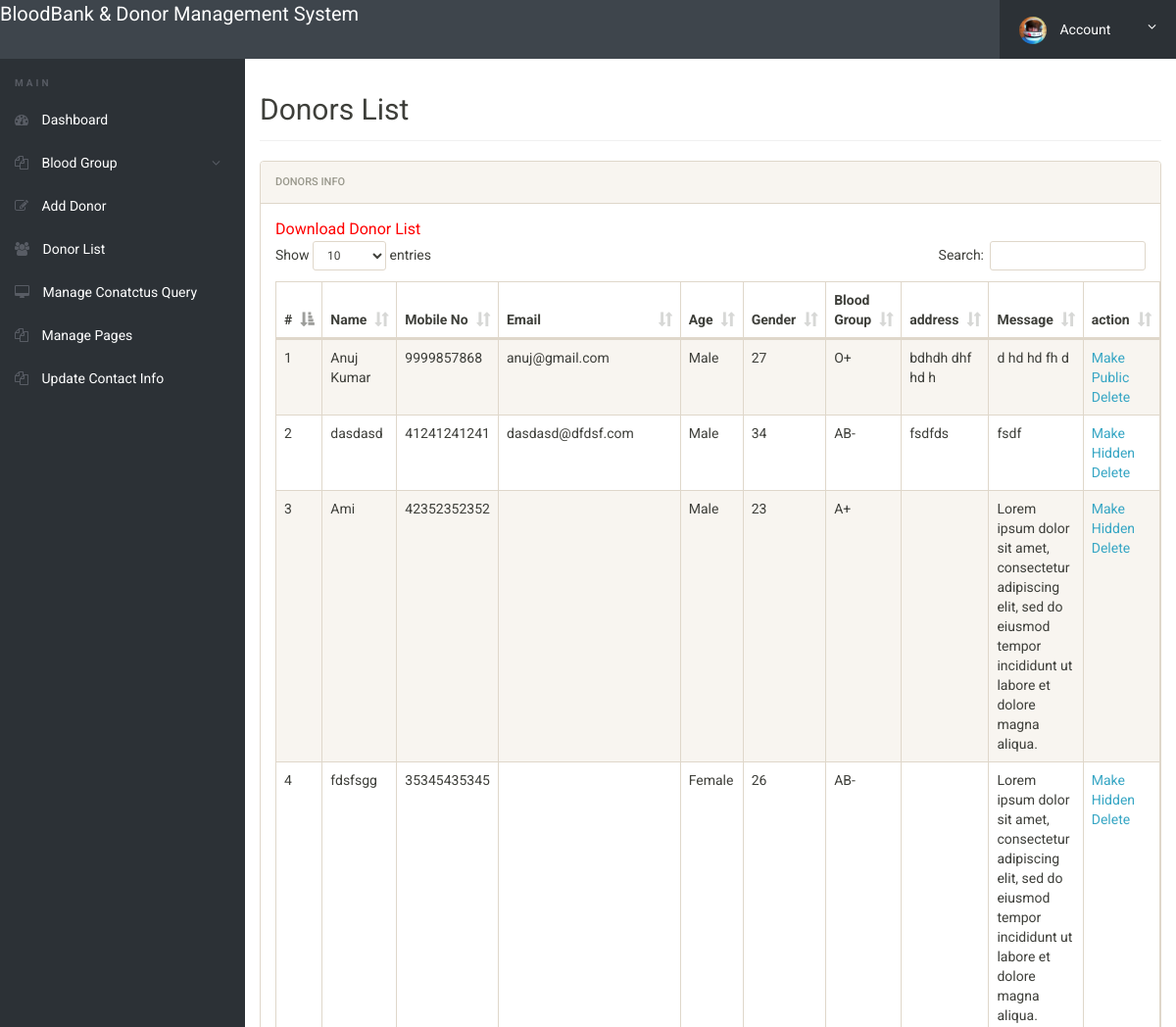
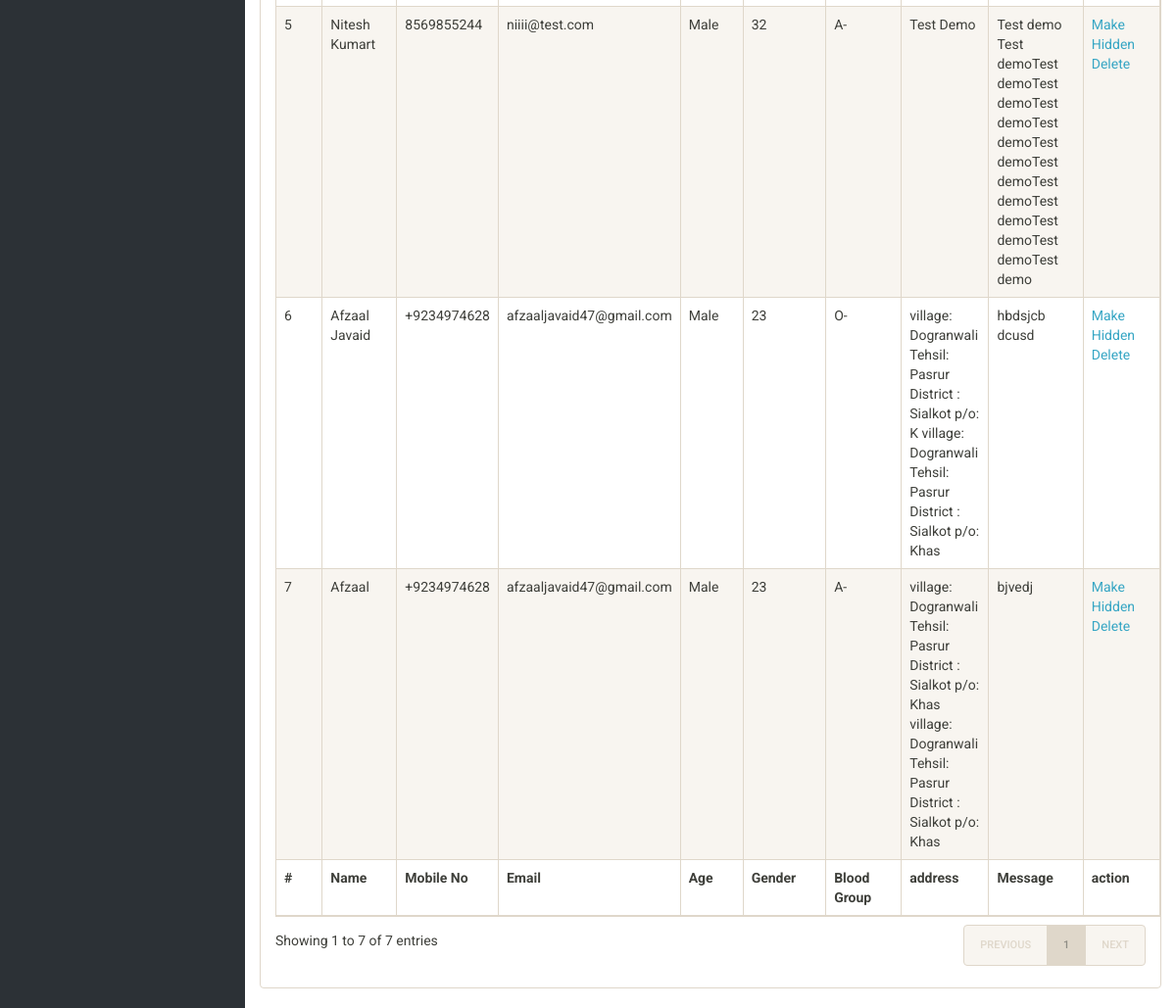
/admin/donor-list.php (signed in), run on the app's committed database (2 pictures, top to bottom).
### tables this page shows
CREATE TABLE `tblblooddonars` (
  `id` int(11) NOT NULL,
  `FullName` varchar(100) DEFAULT NULL,
  `MobileNumber` char(11) DEFAULT NULL,
  `EmailId` varchar(100) DEFAULT NULL,
  `Gender` varchar(20) DEFAULT NULL,
  `Age` int(11) DEFAULT NULL,
  `BloodGroup` varchar(20) DEFAULT NULL,
  `Address` varchar(255) DEFAULT NULL,
  `Message` mediumtext,
  `PostingDate` timestamp NOT NULL DEFAULT CURRENT_TIMESTAMP,
  `status` int(1) DEFAULT NULL
);

### admin/donor-list.php (the view, shortened to what this page needs)
<?php
include('includes/config.php');
if(strlen($_SESSION['alogin'])==0)
	{
header('location:index.php');
}
else{
 ?>
<!doctype html>
<html lang="en" class="no-js">
<head>
	<link rel="stylesheet" href="css/font-awesome.min.css">
	<link rel="stylesheet" href="css/bootstrap.min.css">
	<link rel="stylesheet" href="css/dataTables.bootstrap.min.css">
	<link rel="stylesheet" href="css/bootstrap-social.css">
	<link rel="stylesheet" href="css/bootstrap-select.css">
	<link rel="stylesheet" href="css/fileinput.min.css">
	<link rel="stylesheet" href="css/awesome-bootstrap-checkbox.css">
	<link rel="stylesheet" href="css/style.css">
</head>
<body>
	<?php include('includes/header.php');?>
	<div class="ts-main-content">
		<?php include('includes/leftbar.php');?>
		<div class="content-wrapper">
			<div class="container-fluid">
				<div class="row">
					<div class="col-md-12">
						<h2 class="page-title">Donors List</h2>
						<div class="panel panel-default">
							<div class="panel-heading">Donors Info</div>
							<div class="panel-body">
				<a href="download-records.php" style="color:red; font-size:16px;">Download Donor List</a>
								<table id="zctb" class="display table table-striped table-bordered table-hover" cellspacing="0" width="100%">
									<thead>
										<tr>
										<th>#</th>
											<th>Name</th>
											<th>Mobile No</th>
											<th>Email</th>
											<th>Age</th>
											<th>Gender</th>
											<th>Blood Group</th>
											<th>address</th>
											<th>Message </th>
											<th>action </th>
										</tr>
									</thead>
									<tfoot>
										<tr>
										<th>#</th>
										<th>Name</th>
											<th>Mobile No</th>
											<th>Email</th>
											<th>Age</th>
											<th>Gender</th>
											<th>Blood Group</th>
											<th>address</th>
											<th>Message </th>
											<th>action </th>
										</tr>
									</tfoot>
									<tbody>
<?php $sql = "SELECT * from  tblblooddonars ";
$query = $dbh -> prepare($sql);
$query->execute();
$results=$query->fetchAll(PDO::FETCH_OBJ);
$cnt=1;
if($query->rowCount() > 0)
{
foreach($results as $result)
{				?>
										<tr>
											<td><?php echo htmlentities($cnt);?></td>
											<td><?php echo htmlentities($result->FullName);?></td>
											<td><?php echo htmlentities($result->MobileNumber);?></td>
											<td><?php echo htmlentities($result->EmailId);?></td>
											<td><?php echo htmlentities($result->Gender);?></td>
											<td><?php echo htmlentities($result->Age);?></td>
											<td><?php echo htmlentities($result->BloodGroup);?></td>
											<td><?php echo htmlentities($result->Address);?></td>
											<td><?php echo htmlentities($result->Message);?></td>
										<td>
<?php if($result->status==1)
{?>
<a href="donor-list.php?hidden=<?php echo htmlentities($result->id);?>" onclick="return confirm('Do you really want to hiidden this detail')"> Make Hidden</a>
<?php } else {?>
<a href="donor-list.php?public=<?php echo htmlentities($result->id);?>" onclick="return confirm('Do you really want to Public this detail')"> Make Public</a>
<?php } ?>
<a href="donor-list.php?del=<?php echo htmlentities($result->id);?>" onclick="return confirm('Do you really want to delete this record')"> Delete</a>
</td>
										</tr>
										<?php $cnt=$cnt+1; }} ?>
									</tbody>
								</table>
							</div>
						</div>
					</div>
				</div>
			</div>
		</div>
	</div>
</body>
</html>
<?php } ?>

### admin/css/style.css (style rules this page uses)
html { font-size: 14px; }
@media only screen and (min-width: 480px) { html { font-size: 17px; } }
@media only screen and (min-width: 768px) { html { font-size: 14px; } }
body { font-size: 1em; }
a { color: #37a6c4; }
.panel { overflow: hidden; }
.page-title { padding-bottom: 15px; margin-bottom: 20px; border-bottom: 1px solid #f0f0f0; }
.ts-main-content .content-wrapper { padding-top: 15px; margin-top: 60px; }
@media only screen and (min-width: 992px) { .ts-main-content .content-wrapper { margin-left: 250px; } }

### data on the page
tblblooddonars: FullName "Anuj Kumar", MobileNumber "9999857868", EmailId "anuj@gmail.com", Gender "Male", Age "27", BloodGroup "O+", Address "bdhdh dhf hd h", Message "d hd hd fh d"
tblblooddonars: FullName "dasdasd", MobileNumber "41241241241", EmailId "dasdasd@dfdsf.com", Gender "Male", Age "34", BloodGroup "AB-", Address "fsdfds", Message "fsdf"
tblblooddonars: FullName "Ami", MobileNumber "42352352352", Gender "Male", Age "23", BloodGroup "A+", Message "Lorem ipsum dolor sit amet, consectetur adipiscing elit, sed do eiusmod tempor incididunt ut labore et dolore magna aliqua."
tblblooddonars: FullName "fdsfsgg", MobileNumber "35345435345", Gender "Female", Age "26", BloodGroup "AB-", Message "Lorem ipsum dolor sit amet, consectetur adipiscing elit, sed do eiusmod tempor incididunt ut labore et dolore magna aliqua."
tblblooddonars: FullName "Nitesh Kumart", MobileNumber "8569855244", EmailId "niiii@test.com", Gender "Male", Age "32", BloodGroup "A-", Address "Test Demo", Message "Test demo Test demoTest demoTest demoTest demoTest demoTest demoTest demoTest demoTest demoTest demoTest demoTest demo"
tblblooddonars: FullName "Afzaal Javaid", MobileNumber "+9234974628", EmailId "afzaaljavaid47@gmail.com", Gender "Male", Age "23", BloodGroup "O-", Address "village: Dogranwali Tehsil: Pasrur District : Sialkot p/o: K village: Dogranwali Tehsil: Pasrur District : Sialkot p/o: Khas", Message "hbdsjcb dcusd"
tblblooddonars: FullName "Afzaal", MobileNumber "+9234974628", EmailId "afzaaljavaid47@gmail.com", Gender "Male", Age "23", BloodGroup "A-", Address "village: Dogranwali Tehsil: Pasrur District : Sialkot p/o: Khas village: Dogranwali Tehsil: Pasrur District : Sialkot p/o: Khas", Message "bjvedj"
